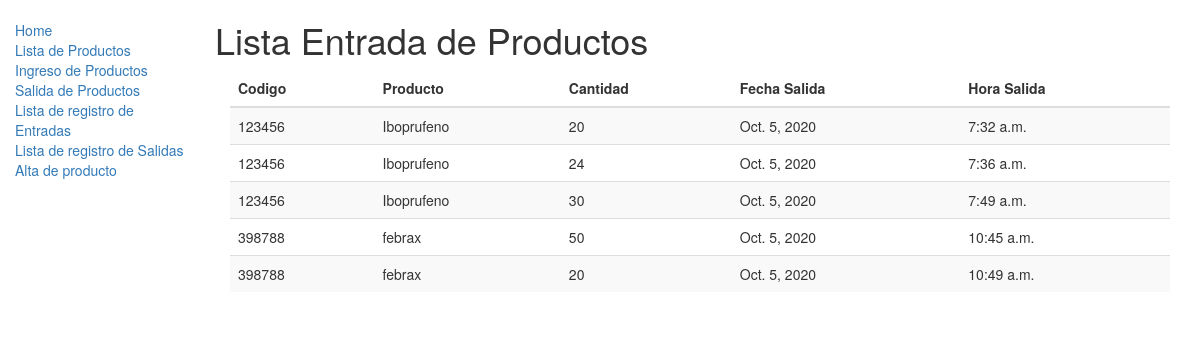
Before: /almacen/lentradas/ with the older database file.
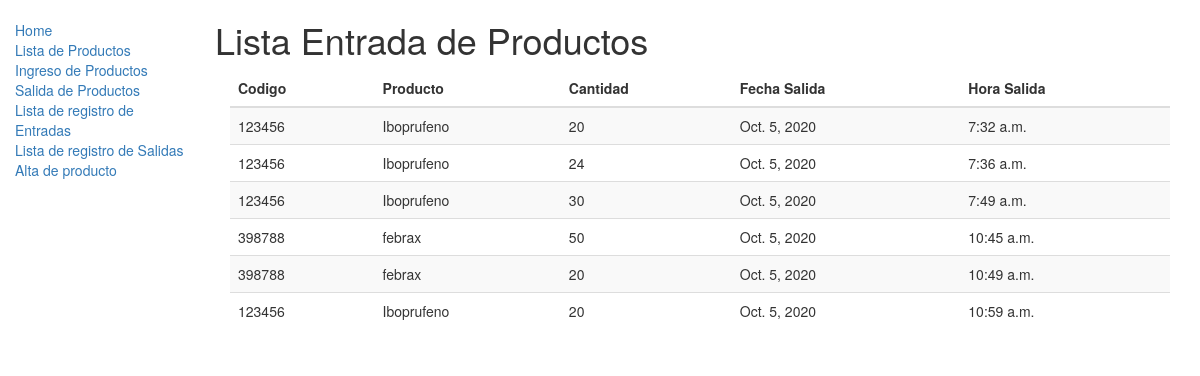
After: the same page with the newer database file.
### almacen/models.py (models this page shows, shortened)
class regEntrada(models.Model):
    inventario=models.ForeignKey('Inventario', on_delete=models.CASCADE, null=True)
    cantidad = models.IntegerField(default=0)
    fecha = models.DateField(null=True, blank=True)
    hora=models.TimeField(null=True, blank=True)
    user = models.ForeignKey(User, on_delete=models.SET_NULL, null=True, blank=True)

class Inventario(models.Model):
    producto=models.ForeignKey('Producto', on_delete=models.CASCADE, null=True)
    cantidad=models.IntegerField(default=0)
    codigob = models.CharField(max_length=200)

class Producto(models.Model):
    id = models.UUIDField(primary_key=True, default=uuid.uuid4, help_text="ID único para este libro particular en toda la biblioteca")
    nombre = models.CharField(max_length=200)
    descripcion = models.TextField(max_length=1000,  help_text="Ingrese una breve descripción del producto")
    minimo = models.IntegerField(default=0)
    maximo = models.IntegerField(default=0)

### almacen/views.py (the view)
def EntradaListView(request):
    entrada_list = regEntrada.objects.select_related('inventario__producto')
    return render(
        request, 'entradas_list.html',
        {'entrada_list': entrada_list}
    )

### almacen/templates/entradas_list.html
{% extends "base_generic.html" %}
{% block content %}
<h1>Lista Entrada de Productos</h1>
{% if entrada_list %}
<div class="container-fluid">
    <table class="table table-striped table-sm" id="my_entrada">
        <thead>
            <tr>
                <th>Codigo</th>
                <th>Producto</th>
                <th>Cantidad</th>
                <th>Fecha Salida</th>
                <th>Hora Salida</th>
            </tr>
        </thead>
        <tbody id="my_registro">
    {% for entrada in entrada_list %}
   <tr>
      <td> {{entrada.inventario.codigob }}</td>
      <td> {{entrada.inventario.producto.nombre}}</td>
      <td> {{entrada.cantidad}}</td>
      <td> {{entrada.fecha}}</td>
      <td> {{entrada.hora}}</td>
 </tr>
    {% endfor %}
</tbody>
</table>
</div>
{% else %}
<p>No hay registro de entradas en el almacen.</p>
{% endif %}
{% endblock %}

Changed rows visible on the page:
added regEntrada: inventario.codigob "123456", inventario.producto.nombre "Iboprufeno", cantidad "20", fecha "Oct. 5, 2020", hora "10:59 a.m."
